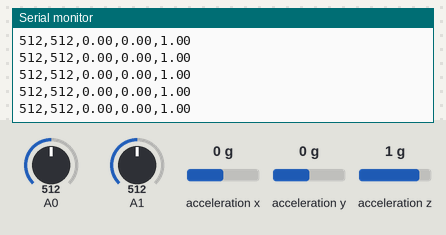
Bench run of a sketch on a simulated Arduino Uno, built for the host (arithmetic inside an expression is 32-bit, double 64-bit). On the bench: the last lines printed to the serial monitor. The inputs (shaded band) are chosen by the test bench; at power-on: acceleration x 0 g, A0 = 512, A1 = 512, acceleration y 0 g, acceleration z 1 g.

Above: at 1.2 s.
1.3 s: acceleration x set to -1.4 g
At 1.33 s:
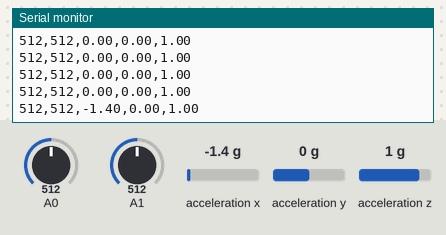
2.8 s: A0 set to 716
At 2.8 s:
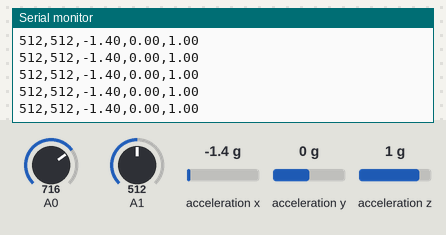
4.3 s: A1 set to 716
At 4.32 s:
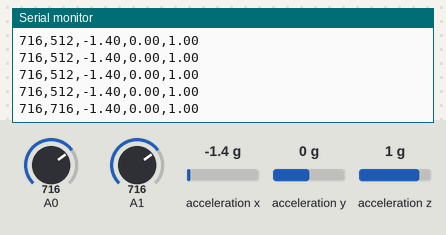
5.8 s: acceleration y set to -1.4 g
At 5.84 s:
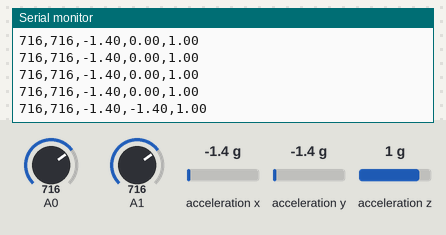
7.3 s: acceleration z set to -1.4 g
At 7.31 s:
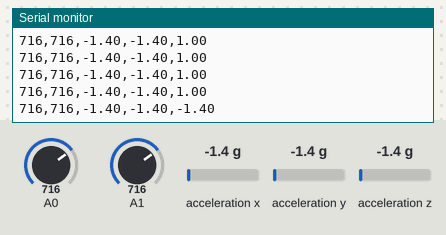
8.8 s: A0 set to 992
At 8.84 s:
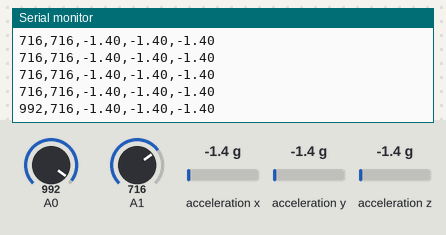
Timing chart, 0 to 11.3 s (numbered marks = the images above; inputs shaded):
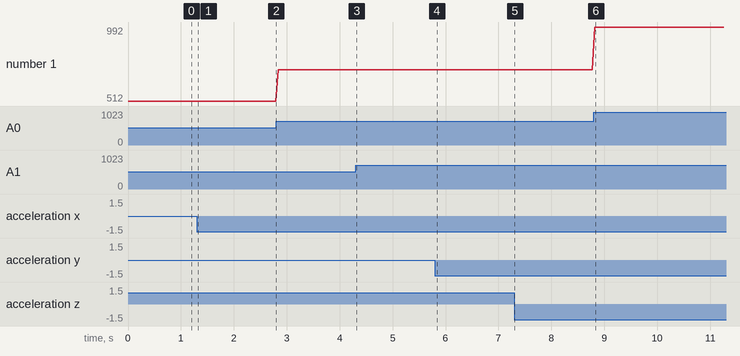

The sketch:

IMU_data_frorwarding.ino
```cpp
#include"LIS3DHTR.h" //include accelerometer library
LIS3DHTR<TwoWire> lis; //Initialize accelerometer
int FSR1,FSR2;
void setup() {
  Serial.begin(115200); //Start serial communication
  lis.begin(Wire1); //Start accelerometer
   pinMode(A0, INPUT);
   pinMode(A1, INPUT);

  //Check whether accelerometer is working
  if (!lis) {
    Serial.println("ERROR");
    while(1);
  }
  lis.setOutputDataRate(LIS3DHTR_DATARATE_25HZ); //Data output rate (5Hz up to 5kHz)
  lis.setFullScaleRange(LIS3DHTR_RANGE_2G); //Scale range (2g up to 16g)
}

void loop() {
  FSR1=analogRead(A0);
  FSR2=analogRead(A1);


  float x_values, y_values, z_values; //Initialize variables to store accelerometer values
  x_values = lis.getAccelerationX(); //store x-axis accelerometer values
  y_values = lis.getAccelerationY(); //store y-axis accelerometer values
  z_values = lis.getAccelerationZ(); //store z-axis accelerometer values
  Serial.print(FSR1);
  Serial.print(",");
  Serial.print(FSR2);
  Serial.print(",");
  Serial.print(x_values);Serial.print(","); //print x-axis accelerometer values
  Serial.print(y_values);Serial.print(",");//print y-axis accelerometer values
  Serial.print(z_values);//print z-axis accelerometer values
  Serial.println(); //print a new line

  delay(50); //delay between each accelerometer readings
}
```

Measured:
- after the input at 1.3 s, the serial monitor: prints a new line at once (image 1)
- after the input at 4.3 s, the serial monitor: prints a new line at once (image 3)
- after the input at 5.8 s, the serial monitor: prints a new line at once (image 4)
- after the input at 7.3 s, the serial monitor: prints a new line at once (image 5)
- after the input at 8.8 s, the serial monitor: prints a new line at once (image 6)
- plotted number 1: 512 → 716 after the input at 2.8 s, 716 → 992 after the input at 8.8 s
